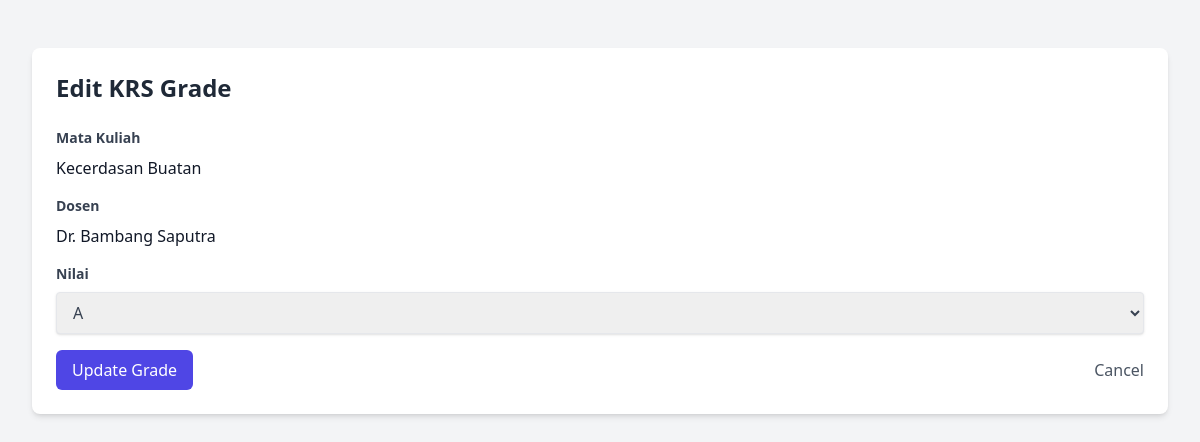
Page /frontend/mahasiswa/edit_krs.php?id=3 on the committed database.
### tables this page shows
CREATE TABLE KRS (
    ID_KRS MEDIUMINT NOT NULL AUTO_INCREMENT,
    NIM VARCHAR(10),
    KodeMataKuliah VARCHAR(10),
    NIP VARCHAR(15),
    Nilai CHAR(2),
    PRIMARY KEY (ID_KRS), 
    FOREIGN KEY (NIM) REFERENCES Mahasiswa(NIM) ON DELETE CASCADE,
    FOREIGN KEY (KodeMataKuliah) REFERENCES MataKuliah(KodeMataKuliah) ON DELETE CASCADE,
    FOREIGN KEY (NIP) REFERENCES Dosen(NIP) ON DELETE CASCADE
);

CREATE TABLE MataKuliah (
    KodeMataKuliah VARCHAR(10) PRIMARY KEY,
    NamaMataKuliah VARCHAR(100),
    SKS INT,
    Semester INT
);

CREATE TABLE Dosen (
    NIP VARCHAR(15) PRIMARY KEY,
    Nama VARCHAR(100),
    Alamat VARCHAR(255)
);

### frontend/mahasiswa/edit_krs.php (the view, shortened to what this page needs)
<?php
require_once '../../routing/config.php';
$id = $_GET['id'] ?? '';
if ($id) {
    $stmt = $pdo->prepare('SELECT k.*, m.NamaMataKuliah, d.Nama as NamaDosen
                          FROM KRS k
                          JOIN MataKuliah m ON k.KodeMataKuliah = m.KodeMataKuliah
                          JOIN Dosen d ON k.NIP = d.NIP
                          WHERE k.ID_KRS = ?');
    $stmt->execute([$id]);
    $krs = $stmt->fetch(PDO::FETCH_ASSOC);
}
?>
<!DOCTYPE html>
<html lang="en">
<head>
    <script src="https://cdn.tailwindcss.com"></script>
</head>
<body class="bg-gray-100">
    <div class="max-w-7xl mx-auto py-6 sm:px-6 lg:px-8">
        <div class="px-4 py-6 sm:px-0">
            <div class="bg-white shadow-md rounded-lg p-6">
                <h2 class="text-2xl font-semibold text-gray-800 mb-6">Edit KRS Grade</h2>
                <?php if (isset($krs)): ?>
                <form action="edit_krs.php" method="POST">
                    <div class="mb-4">
                        <label class="block text-gray-700 text-sm font-bold mb-2">Mata Kuliah</label>
                        <div class="text-gray-900"><?= htmlspecialchars($krs['NamaMataKuliah']) ?></div>
                    </div>
                    <div class="mb-4">
                        <label class="block text-gray-700 text-sm font-bold mb-2">Dosen</label>
                        <div class="text-gray-900"><?= htmlspecialchars($krs['NamaDosen']) ?></div>
                    </div>
                    <div class="mb-4">
                        <label class="block text-gray-700 text-sm font-bold mb-2" for="nilai">Nilai</label>
                        <select name="nilai" required
                            class="shadow border rounded w-full py-2 px-3 text-gray-700 leading-tight focus:outline-none focus:shadow-outline">
                            <?php
                            $grades = ['A', 'B', 'C', 'D', 'E'];
                            foreach ($grades as $grade):
                            ?>
                            <option value="<?= $grade ?>" <?= ($krs['Nilai'] === $grade ? 'selected' : '') ?>>
                                <?= $grade ?>
                            </option>
                            <?php endforeach; ?>
                        </select>
                    </div>
                    <div class="flex items-center justify-between">
                        <button type="submit"
                            class="bg-indigo-600 text-white px-4 py-2 rounded-md hover:bg-indigo-700 focus:outline-none focus:ring-2 focus:ring-offset-2 focus:ring-indigo-500">
                            Update Grade
                        </button>
                        <a href="index.php" class="text-gray-600 hover:text-gray-800">Cancel</a>
                    </div>
                </form>
                <?php else: ?>
                <div class="text-red-600">KRS record not found.</div>
                <?php endif; ?>
            </div>
        </div>
    </div>
</body>
</html>

### rows in the picture
krs: KodeMataKuliah.NamaMataKuliah "Kecerdasan Buatan", NIP.Nama "Dr. Bambang Saputra", nilai "A"
